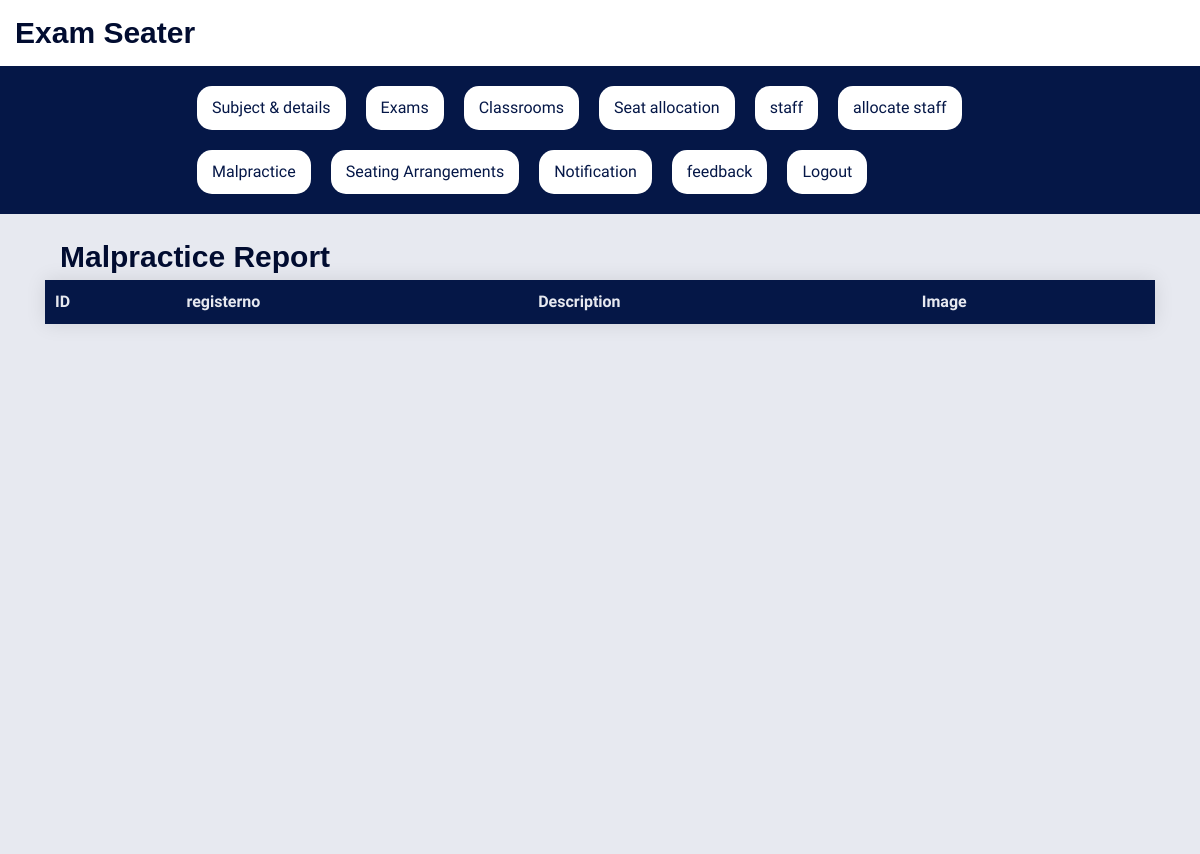
Before: /Malpracticeview/ with the older database file.
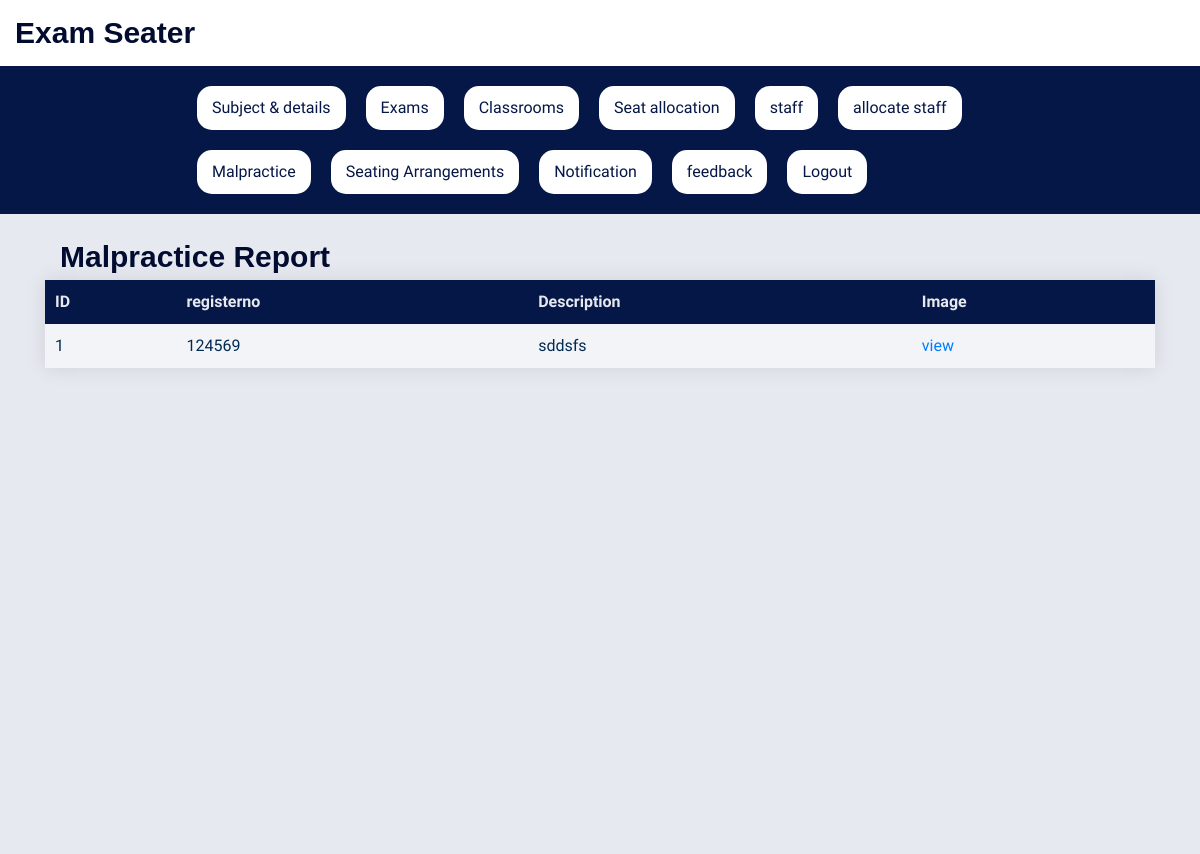
After: the same page with the newer database file.
### Arrangementapp/models.py (models this page shows)
class Malpractice(models.Model):
    user = models.ForeignKey(Login, null=True, blank=True, on_delete=models.CASCADE)
    registerno = models.CharField(max_length=30, null=True, blank=True)
    Description = models.CharField(max_length=30, null=True, blank=True)
    Image = models.FileField(upload_to='Images/', null=True, blank=True)

### Arrangementapp/views.py (the view)
# urls.py: path('Malpracticeview/', Malpracticeview.as_view(), name='Malpracticeview'),
class Malpracticeview(View):
    def get(self,request):
        Malpractice_instances=Malpractice.objects.all()
        print(Malpractice_instances)
        return render(request, 'Malpractice.html', {'Malpractice_instances': Malpractice_instances})

### templates/malpractice.html (shortened to what this page needs)
{% extends 'base.html' %}
{% block content %}
    <div class="container">
        <h1>Malpractice Report</h1>
        <table id="report-table">
            <thead>
                <tr>
                    <th> ID</th>
                    <th>registerno</th>
                    <th>Description</th>
                    <th>Image</th>
                </tr>
            </thead>
            <tbody>
                {% for s in Malpractice_instances %}
                <tr>
                    <td>{{forloop.counter}}</td>
                    <td>{{s.registerno}}</td>
                    <td>{{s.Description }}</td>
                    <td><a href="{{s.Image.url}}" target="_blank">view</td>
                </tr>
            {% endfor %}
            </tbody>
        </table>
    </div>
    {% endblock %}

Changed rows visible on the page:
added Malpractice: registerno "124569", Description "sddsfs"
